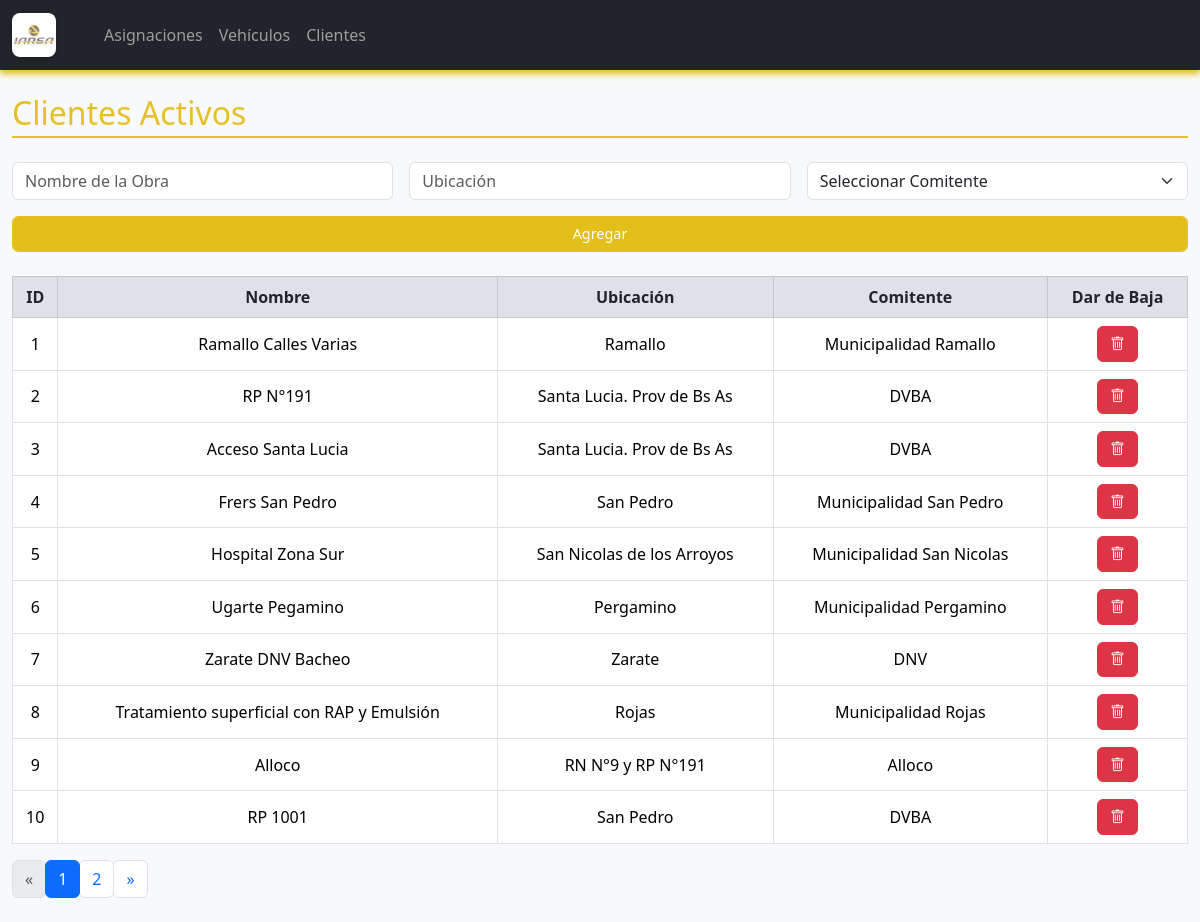
Screenshot of /clientes with the database file from the repository.
### logistica/models.py (models this page shows, shortened)
class Cliente(db.Model):
    id = db.Column(db.Integer, primary_key=True)
    nombre = db.Column(db.String(100), nullable=False)
    ubicacion = db.Column(db.String(100), nullable=False)
    comitente = db.Column(db.String(100), nullable=False)
    estado = db.Column(db.String(10), nullable=False, default="Activo")

### logistica/routes.py (the view)
@main.route('/clientes')
def clientes():
    page = request.args.get('page', 1, type=int)
    query = Cliente.query.filter_by(estado="Activo").order_by(Cliente.id)
    clientes, total, total_pages, page = paginar_query(query, page)
    return render_template('clientes.html',
                           clientes=clientes,
                           page=page,
                           total_pages=total_pages)

### logistica/routes.py (called while the page is built)
def paginar_query(query, page, per_page=10):
    total = query.count()
    total_pages = max((total + per_page - 1) // per_page, 1)
    if page < 1:
        page = 1
    elif page > total_pages:
        page = total_pages
    items = query.offset((page - 1) * per_page).limit(per_page).all()
    return items, total, total_pages, page

### logistica/templates/clientes.html (shortened to what this page needs)
{% extends "index.html" %}
{% block content %}
<h2 class="mb-4 section-title">Clientes Activos</h2>
<form method="POST" action="{{ url_for('main.agregar_cliente') }}" class="row g-3 mb-4">
    <div class="col-md-4">
        <input type="text" name="nombre" class="form-control" placeholder="Nombre de la Obra" required>
    </div>
    <div class="col-md-4">
        <input type="text" name="ubicacion" class="form-control" placeholder="Ubicación" required>
    </div>
    <div class="col-md-4">
        <select name="comitente" class="form-select" required>
            <option value="">Seleccionar Comitente</option>
        </select>
    </div>
    <div class="col-md-12 d-flex align-items-end">
    <button type="submit" class="btn btn-primary form-control">Agregar</button>
    </div>
</form>
<table class="table table-bordered table-hover align-middle">
    <thead class="table-light">
        <tr>
            <th>ID</th>
            <th>Nombre</th>
            <th>Ubicación</th>
            <th>Comitente</th>
            <th>Dar de Baja</th>
        </tr>
    </thead>
    <tbody>
        {% for c in clientes %}
        <tr>
            <td>{{ c.id }}</td>
            <td>{{ c.nombre }}</td>
            <td>{{ c.ubicacion }}</td>
            <td>{{ c.comitente }}</td>
            <td>
                <a href="{{ url_for('main.baja_cliente', id=c.id) }}" class="btn btn-danger btn-sm">
                    <i class="bi bi-trash"></i>
                </a>
            </td>
        </tr>
        {% endfor %}
    </tbody>
</table>
<nav aria-label="Page navigation example">
  <ul class="pagination">
    <li class="page-item {% if page == 1 %}disabled{% endif %}">
      <a class="page-link" href="{{ url_for('main.clientes', page=page-1) }}" aria-label="Previous">
        <span aria-hidden="true">&laquo;</span>
      </a>
    </li>
    {% for p in range(1, total_pages + 1) %}
      <li class="page-item {% if p == page %}active{% endif %}">
        <a class="page-link" href="{{ url_for('main.clientes', page=p) }}">{{ p }}</a>
      </li>
    {% endfor %}
    <li class="page-item {% if page == total_pages %}disabled{% endif %}">
      <a class="page-link" href="{{ url_for('main.clientes', page=page+1) }}" aria-label="Next">
        <span aria-hidden="true">&raquo;</span>
      </a>
    </li>
  </ul>
</nav>
{% endblock %}

### logistica/static/style.css (style rules this page uses)
body { background-color: #f8f9fa; font-family: 'Segoe UI', Tahoma, Geneva, Verdana, sans-serif; }
h1, h2, h3 { color: #e6c028; }
.table th, .table td { text-align: center; vertical-align: middle; }
.btn { border-radius: 0.375rem; padding: 0.375rem 0.75rem; font-size: 0.9rem; }
.btn-danger { color: #fff; }
.btn-primary { background-color: #e3c019; border-color: #e6c028; }
form input, form select { border-radius: 0.375rem; }
.pagination .page-item .page-link { border-radius: 0.375rem; }
.table thead th { background-color: #dee2e6; font-weight: bold; color: #212529; }
.section-title { border-bottom: 2px solid #e6c028; padding-bottom: 0.25rem; margin-bottom: 1.5rem; }

### rows the page displays
Cliente: id "1", nombre "Ramallo Calles Varias", ubicacion "Ramallo", comitente "Municipalidad Ramallo"
Cliente: id "2", nombre "RP N°191", ubicacion "Santa Lucia. Prov de Bs As", comitente "DVBA"
Cliente: id "3", nombre "Acceso Santa Lucia", ubicacion "Santa Lucia. Prov de Bs As", comitente "DVBA"
Cliente: id "4", nombre "Frers San Pedro", ubicacion "San Pedro", comitente "Municipalidad San Pedro"
Cliente: id "5", nombre "Hospital Zona Sur", ubicacion "San Nicolas de los Arroyos", comitente "Municipalidad San Nicolas"
Cliente: id "6", nombre "Ugarte Pegamino", ubicacion "Pergamino", comitente "Municipalidad Pergamino"
Cliente: id "7", nombre "Zarate DNV Bacheo", ubicacion "Zarate", comitente "DNV"
Cliente: id "8", nombre "Tratamiento superficial con RAP y Emulsión", ubicacion "Rojas", comitente "Municipalidad Rojas"
Cliente: id "9", nombre "Alloco", ubicacion "RN N°9 y RP N°191", comitente "Alloco"
Cliente: id "10", nombre "RP 1001", ubicacion "San Pedro", comitente "DVBA"

### other values shown
{{ p }} "1" "2"
